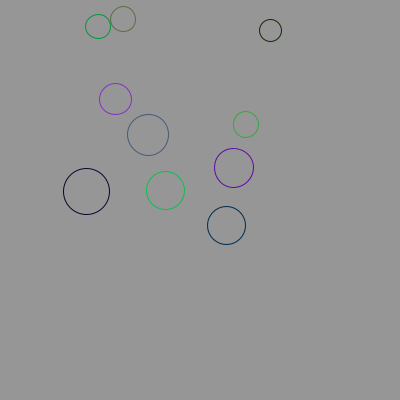
Frame 1 (no input)
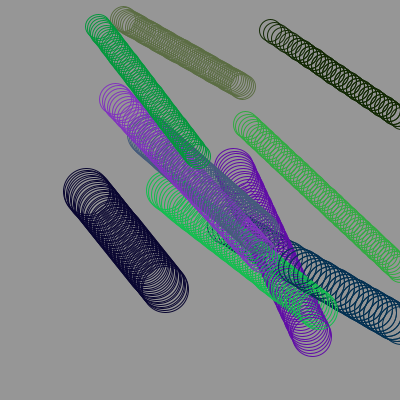
Frame 60 (the mouse pressed at the canvas centre just before this capture)
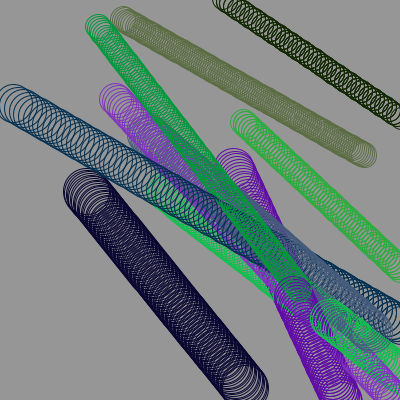
Frame 120 (the mouse held since frame 60 and released just before this capture)

The Processing sketch that drew these frames (run headless with seeded random() and noise(); from frame 60 on, the mouse is pressed at the canvas centre):

// Processing sketch: processing_93866
// ── processing_93866.pde

//HW 10 Cristina Shin cshin1 Copyright Cristina Shin 2013
color [] col = {
  color(random(200), random(200), random(200)),
  color(random(200), random(200), random(200)),
  color(random(200), random(200), random(200)),
  color(random(200), random(200), random(200)),
  color(random(200), random(200), random(200)),
  color(random(200), random(200), random(200)),
  color(random(200), random(200), random(200)),
  color(random(200), random(200), random(200)),
  color(random(200), random(200), random(200)),
  color(random(200), random(200), random(200)),
};
 
float [] x = {
  random(50, 300),
  random(50, 300),
  random(50, 300),
  random(50, 300),
  random(50, 300),
  random(50, 300),
  random(50, 300),
  random(50, 300),
  random(50, 300),
  random(50, 300),
                   

};
 
float [] y = {
  random(10, 250),
  random(10, 250),
  random(10, 250),
  random(10, 250),
  random(10, 250),
  random(10, 250),
  random(10, 250),
  random(10, 250),
  random(10, 250),
  random(10, 250),
};
   
float [] siz = {
  random(20, 50),
  random(20, 50),
  random(20, 50),
  random(20, 50),
  random(20, 50),
  random(20, 50),
  random(20, 50),
  random(20, 50),
  random(20, 50),
  random(20, 50),
};
 
float [] deltaA = {
  random(1, 5),
  random(1, 5),
  random(1, 5),
  random(1, 5),
  random(1, 5),
  random(1, 5),
  random(1, 5),
  random(1, 5),
  random(1, 5),
  random(1, 5),
};
 
float [] deltaB = {
  random(1, 3),
  random(1, 3),
  random(1, 3),
  random(1, 3),
  random(1, 3),
  random(1, 3),
  random(1, 3),
  random(1, 3),
  random(1, 3),
  random(1, 3),
};


void setup ( )
{
  size (400, 400);
  background (150);
}


void draw( ) {
 make( ); 
 bounce( );
  
}


void make( ) { 

  for (int i = 0; i < x.length; i++)
  {
    noFill ( );
    strokeWeight(1);
    stroke (col[i]);
    ellipse(x[i], y[i], siz[i], siz[i]);
  }
}


void bounce( ) {
  for (int i = 0; i < deltaA.length; i++)
  {
    x [i] = x[i] + deltaA[i];
    y [i] = y[i] + deltaB[i];
     
    if ( y[i] < 0 || y[i] > height || x[i] < 0  || x[i] > width )
    {
      deltaA[i] = -deltaA[i];
      deltaB[i] = -deltaB[i];
    }
  }}
